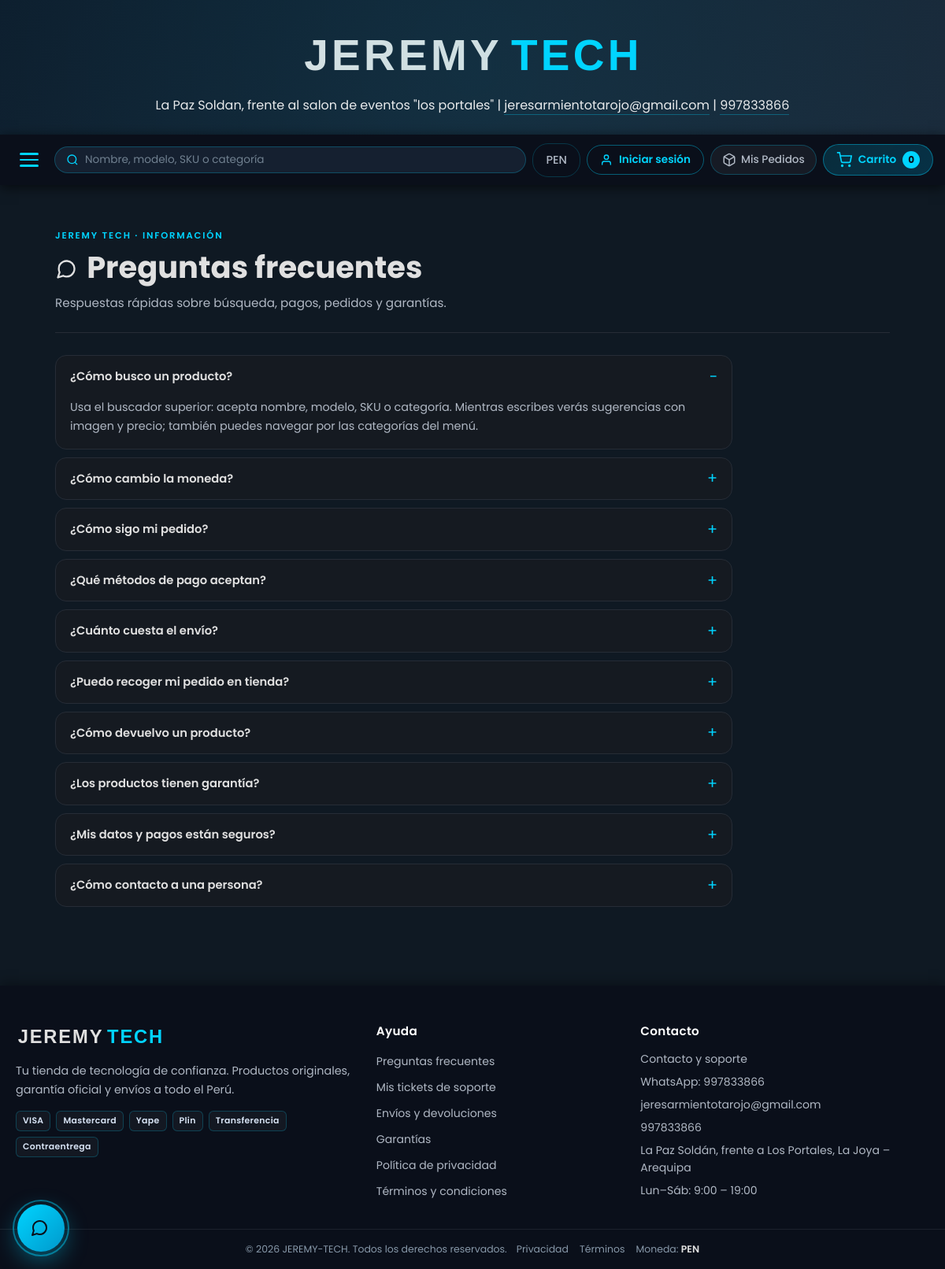
/public/index.php?ruta=pagina&p=faq, run on the app's committed database.
### tables this page shows
CREATE TABLE `chatbot_faq` (
  `id` int(11) NOT NULL AUTO_INCREMENT,
  `pregunta` varchar(255) NOT NULL,
  `palabras_clave` varchar(255) NOT NULL DEFAULT '',
  `respuesta` text NOT NULL,
  `activo` tinyint(1) NOT NULL DEFAULT 1,
  `orden` int(11) NOT NULL DEFAULT 0,
  `creado_en` timestamp NULL DEFAULT current_timestamp(),
  `actualizado_en` timestamp NULL DEFAULT current_timestamp() ON UPDATE current_timestamp(),
  PRIMARY KEY (`id`),
  KEY `idx_chatbot_faq_activo_orden` (`activo`,`orden`)
);

### src/Controller/PaginaController.php (called while the page is built, shortened)
<?php
class PaginaController
{
    public function ver(): void
    {
        $tema = isset($_GET['p']) && is_scalar($_GET['p'])
            ? strtolower(trim((string) $_GET['p']))
            : 'faq';
        $pagina = self::PAGINAS[$tema] + ['slug' => $tema];
        require BASE_PATH . '/views/layout/header.php';
        require BASE_PATH . '/views/pagina.php';
        require BASE_PATH . '/views/layout/footer.php';
    }
}

### config/conexion.php (called while the page is built, shortened)
<?php
spl_autoload_register(function (string $clase): void {
    $prefijo = 'Controller\\';
    if (str_starts_with($clase, $prefijo)) {
        return;
    }
    $prefijo = 'Model\\';
    if (str_starts_with($clase, $prefijo)) {
        $ruta = BASE_PATH . '/src/Model/' . substr($clase, strlen($prefijo)) . '.php';
        return;
    }
});
function conexion(): PDO
{
    static $pdo = null;
    if ($pdo instanceof PDO) {
        return $pdo;
    }
    try {
        $pdo = new PDO(
            'mysql:host=' . DB_HOST . ';dbname=' . DB_NAME . ';charset=utf8mb4',
            DB_USER,
            DB_PASS,
            [
                PDO::ATTR_ERRMODE            => PDO::ERRMODE_EXCEPTION,
                PDO::ATTR_DEFAULT_FETCH_MODE => PDO::FETCH_ASSOC,
                PDO::ATTR_EMULATE_PREPARES   => false,
            ]
        );
    } catch (PDOException $error) {
        http_response_code(500);
        die(
            "No se pudo conectar a la base de datos '" . DB_NAME . "'. Verifica que " .
            "MariaDB esté encendido y que la base exista (CREATE DATABASE jeremy_tech;).<br>" .
            "Detalle técnico: " . htmlspecialchars($error->getMessage())
        );
    }
    try {
        $offset = (new DateTimeImmutable('now', new DateTimeZone(APP_TIMEZONE)))->format('P');
        $pdo->exec('SET time_zone = ' . $pdo->quote($offset));
    } catch (Throwable) {
    }
    return $pdo;
}

### src/Model/Carrito.php (called while the page is built, shortened)
<?php
class Carrito
{
    public static function configuracion(string $clave, string $porDefecto = ''): string
    {
        $stmt = conexion()->prepare('SELECT valor FROM configuracion WHERE clave = ? LIMIT 1');
        $stmt->execute([$clave]);
        $valor = $stmt->fetchColumn();
        return $valor === false ? $porDefecto : (string) $valor;
    }
}

### src/Model/ChatbotFaq.php (called while the page is built, shortened)
<?php
final class ChatbotFaq
{
    public static function activos(): array
    {
        $stmt = conexion()->prepare(
            'SELECT * FROM chatbot_faq WHERE activo = 1 ORDER BY orden ASC, id ASC'
        );
        $stmt->execute();
        return $stmt->fetchAll();
    }
}

### views/pagina.php (the view, shortened to what this page needs)
<?php
$e = static fn (mixed $valor): string => htmlspecialchars((string) $valor, ENT_QUOTES, 'UTF-8');
$config = static function (string $clave, string $porDefecto = ''): string {
    static $cache = [];
    if (array_key_exists($clave, $cache)) {
        return $cache[$clave];
    }
    try {
        $cache[$clave] = \Model\Carrito::configuracion($clave, $porDefecto);
    } catch (\Throwable) {
        $cache[$clave] = $porDefecto;
    }
    return $cache[$clave];
};
$tema = (string) $pagina['slug'];
$emailTienda = trim($config('email', 'jeresarmientotarojo@gmail.com')) ?: 'jeresarmientotarojo@gmail.com';
$direccionConfig = trim($config('direccion', ''));
$direccionTienda = ($direccionConfig !== '' && mb_stripos($direccionConfig, 'Arequipa') !== false)
    ? ucfirst($direccionConfig)
    : 'La Paz Soldán, frente a Los Portales, La Joya – Arequipa';
?>
<main class="page-shell">
  <div class="page-hero">
    <p class="page-eyebrow">JEREMY TECH · INFORMACIÓN</p>
    <h1>
     <svg class="inline-icon" width="28" height="28" fill="none" stroke="currentColor" stroke-width="2" stroke-linecap="round" stroke-linejoin="round" aria-hidden="true"><use href="img/icons.svg#icon-<?= $e($pagina['icono']) ?>"/></svg>
     <?= $e($pagina['titulo']) ?>
    </h1>
    <p class="page-lead"><?= $e($pagina['descripcion']) ?></p>
  </div>
  <div class="page-content legal-page">
    <?php if ($tema === 'privacidad'): ?>
      <p class="legal-note">Esta tienda es un proyecto de demostración: los pagos se procesan de forma simulada y no se realiza ningún cobro real.</p>
      <p class="legal-meta">Última actualización: <?= date('d/m/Y') ?></p>
      <h2>1. Responsable del tratamiento</h2>
      <p><?= $e($config('nombre_tienda', 'JEREMY-TECH')) ?>, con domicilio en <?= $e($direccionTienda) ?>, Arequipa, Perú. Correo de contacto: <a href="mailto:<?= $e($emailTienda) ?>"><?= $e($emailTienda) ?></a>.</p>
      <h2>2. Datos que recopilamos</h2>
      <ul>
        <li><strong>Datos de cuenta:</strong> nombre, apellidos, correo electrónico, teléfono, dirección y contraseña almacenada como hash.</li>
        <li><strong>Datos de pedidos:</strong> productos, importes, dirección de entrega, método de pago y estado del pedido.</li>
        <li><strong>Datos técnicos:</strong> cookies de sesión, token CSRF y datos del navegador necesarios para el funcionamiento del sitio.</li>
      </ul>
      <h2>3. Finalidad del tratamiento</h2>
      <p>Gestionar tu cuenta, procesar pedidos, coordinar entregas, atender consultas, resolver devoluciones y enviarte avisos relacionados con tus compras.</p>
      <h2>4. Base legal y conservación</h2>
      <p>Tratamos los datos con tu consentimiento y para ejecutar la relación de compraventa, conforme a la Ley N.° 29733 de Protección de Datos Personales. Conservamos los datos de tu cuenta mientras permanezca activa y los de tus pedidos durante el plazo exigido por las obligaciones fiscales.</p>
      <h2>5. Destinatarios</h2>
      <p>No vendemos tus datos. Solo los compartimos con empresas de mensajería y proveedores necesarios para procesar el pedido, cuando corresponda.</p>
      <h2>6. Tus derechos</h2>
      <p>Puedes solicitar acceso, rectificación, cancelación u oposición escribiendo a <a href="mailto:<?= $e($emailTienda) ?>"><?= $e($emailTienda) ?></a>. Responderemos en un plazo máximo de 30 días.</p>
      <h2>7. Cookies</h2>
      <p>Usamos cookies técnicas para la sesión, el carrito y la moneda seleccionada. No usamos cookies publicitarias de terceros.</p>
      <h2>8. Seguridad</h2>
      <p>Aplicamos contraseñas con hash, tokens CSRF, consultas preparadas y validación de datos. Te recomendamos usar una conexión segura y no compartir tu contraseña.</p>
    <?php elseif ($tema === 'faq'): ?>
      <?php
      $faqsPublicas = [];
      try {
          $faqsPublicas = \Model\ChatbotFaq::activos();
      } catch (\Throwable) {
          $faqsPublicas = [];
      }
      ?>
      <div class="faq-list">
        <?php foreach ($faqsPublicas as $indice => $faqPublica): ?>
          <details class="faq-item"<?= $indice === 0 ? ' open' : '' ?>>
            <summary><?= $e($faqPublica['pregunta'] ?? '') ?></summary>
            <p><?= $e($faqPublica['respuesta'] ?? '') ?></p>
          </details>
        <?php endforeach; ?>
      </div>
    <?php endif; ?>
  </div>
</main>

### data on the page
chatbot_faq: pregunta "¿Cómo busco un producto?", respuesta "Usa el buscador superior: acepta nombre, modelo, SKU o categoría. Mientras escribes verás sugerencias con imagen y precio; también puedes navegar por las categorías del menú."
chatbot_faq: pregunta "¿Cómo cambio la moneda?"
chatbot_faq: pregunta "¿Cómo sigo mi pedido?"
chatbot_faq: pregunta "¿Qué métodos de pago aceptan?"
chatbot_faq: pregunta "¿Cuánto cuesta el envío?"
chatbot_faq: pregunta "¿Puedo recoger mi pedido en tienda?"
chatbot_faq: pregunta "¿Cómo devuelvo un producto?"
chatbot_faq: pregunta "¿Los productos tienen garantía?"
chatbot_faq: pregunta "¿Mis datos y pagos están seguros?"
chatbot_faq: pregunta "¿Cómo contacto a una persona?"

### other printed values
$e($pagina['titulo']) "Preguntas frecuentes"
$e($pagina['descripcion']) "Respuestas rápidas sobre búsqueda, pagos, pedidos y garantías."
$e($telefonoTienda) "997833866"
$e($emailTienda) "jeresarmientotarojo@gmail.com"
$e($direccionTienda) "La Paz Soldán, frente a Los Portales, La Joya – Arequipa"
$e($nombreTienda) "JEREMY-TECH"
